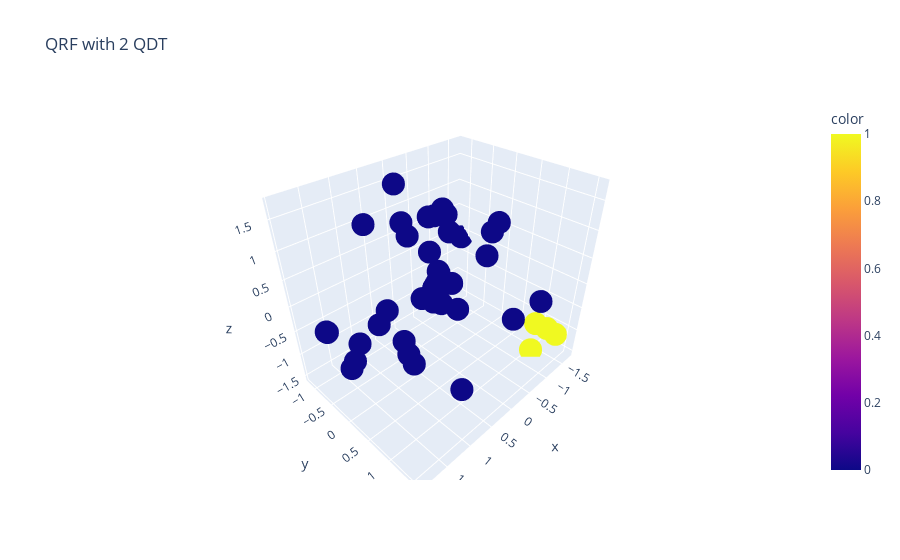

The code cell stored with this chart in its notebook:
### Code cell
px.scatter_3d(x=x_testdf.iloc[:,0],y=x_testdf.iloc[:,1],z=x_testdf.iloc[:,2], color= y_pred, title="QRF with 2 QDT")

### Figure 1 — Plotly figure (JSON) as saved in the notebook; plotly's stock layout.template omitted (floating-point values rounded to 4 significant figures)
{"data": [{"hovertemplate": "x=%{x}<br>y=%{y}<br>z=%{z}<br>color=%{marker.color}<extra></extra>", "legendgroup": "", "marker": {"color": [0, 0, 0, 0, 0, 0, 0, 0, 0, 0, 0, 1, 0, 0, 0, 0, 0, 1, 0, 0, 0, 0, 1, 1, 0, 0, 0, 0, 0, 0, 0, 0, 0, 0, 0, 0, 0, 0, 0, 0], "coloraxis": "coloraxis", "symbol": "circle"}, "mode": "markers", "name": "", "scene": "scene", "showlegend": false, "type": "scatter3d", "x": [0.3365, -0.1597, 0.6439, 1.808, 0.6419, -0.6935, 1.842, -0.5848, 0.571, 1.114, -0.8186, -1.301, -0.4912, -0.7078, -0.5652, 0.297, 0.2438, -0.9676, 1.752, -0.3205, -0.2277, -1.593, -1.301, -0.9021, 0.1645, 0.1146, -1.702, -0.9747, -0.5975, 0.5872, -1.028, -0.4093, 0.1043, -0.4466, 1.92, 0.6907, 0.5957, -0.2704, 1.131, -0.7492], "y": [-0.618, -0.4149, -0.1158, 0.07392, -0.2245, 0.5924, -0.5906, 0.4825, -0.7281, 0.5766, -1.015, 1.088, -0.9959, -0.8936, 1.579, -0.4129, 0.2331, 1.53, -0.7364, -0.4546, -0.4756, -0.2339, 1.528, 1.347, 0.4282, 0.08493, -1.108, -1.191, -0.3701, -0.9909, -0.5381, 1.232, -0.7825, -0.3833, 0.1412, 1.179, -1.137, -0.1265, -0.8467, -0.7163], "z": [1.72, 1.086, -1.149, -0.3859, -0.9188, 1.157, -0.2023, 0.5688, -0.5673, -0.5729, -1.266, -1.522, -0.9968, -0.8172, 0.2487, 0.9176, 0.5121, -0.5438, -0.357, 1.035, 0.3854, 0.3468, -0.8753, -0.5073, 0.3717, 0.4119, -0.1346, -0.8487, 0.6687, -1.028, -1.305, -0.2, 0.9467, 1.139, -0.4056, -0.9921, 0.962, 1.19, -1.06, -1.109]}], "layout": {"coloraxis": {"colorbar": {"title": {"text": "color"}}, "colorscale": [[0, "#0d0887"], [0.1111, "#46039f"], [0.2222, "#7201a8"], [0.3333, "#9c179e"], [0.4444, "#bd3786"], [0.5556, "#d8576b"], [0.6667, "#ed7953"], [0.7778, "#fb9f3a"], [0.8889, "#fdca26"], [1, "#f0f921"]]}, "legend": {"tracegroupgap": 0}, "scene": {"domain": {"x": [0, 1], "y": [0, 1]}, "xaxis": {"title": {"text": "x"}}, "yaxis": {"title": {"text": "y"}}, "zaxis": {"title": {"text": "z"}}}, "title": {"text": "QRF with 2 QDT"}}}
